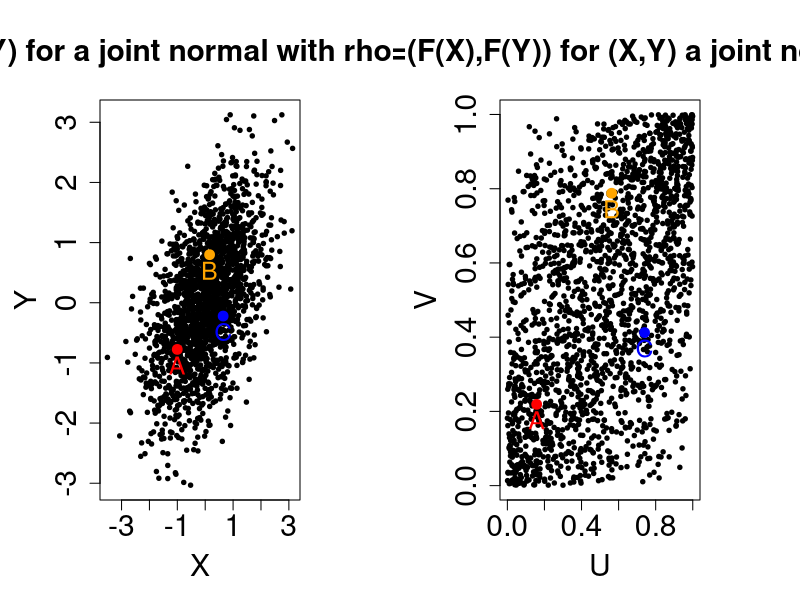
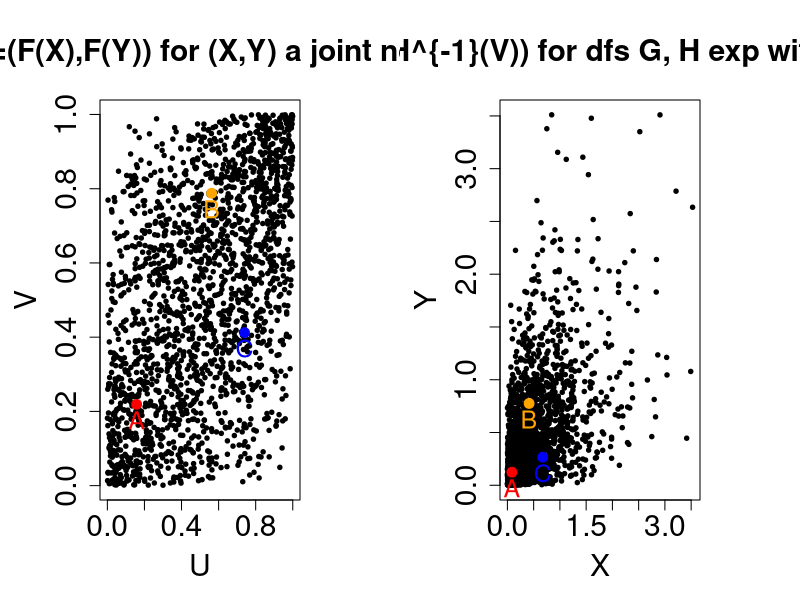

These charts were generated, in order, by the following R code:
library(MASS)

set.seed(123)
P <- matrix(c(1, 0.5, 0.5, 1), nrow = 2)
n <- 2000
samples <- mvrnorm(n, mu = c(0, 0), Sigma = P)
highlight_indices <- c(100, 500, 900)  # Arbitrary chosen indices
highlight_points <- samples[highlight_indices, ]

# Compute the Gauss copula transform
Phi <- pnorm  # Standard normal CDF
copula_samples <- apply(samples, 2, Phi)


png("Example_Sklar_1.png", width = 1200, height = 600)
par(mfrow = c(1, 2))  # Set up two side-by-side plots
par(mar = c(5,5,5,5))  # Set margins: bottom, left, top, right


highlight_colors <- c("red", "orange", "blue")
cex.axis.size <- 1.8  # Size for axis labels
cex.lab.size <- 1.8   # Size for x and y axis main labels
cex.main.size <- 1.8  # Size for the main title
thickness <- 1.8

plot(samples, main = "(X,Y) for a joint normal with rho=0.5",
     col = "black", pch = 19, cex = 0.6, cex.axis = cex.axis.size, cex.lab=cex.lab.size, cex.main=cex.main.size,
     xlab = "X", ylab = "Y") 
points(highlight_points, col = c("red", "orange", "blue"),bg = highlight_colors, pch = 21, cex = 1.3, lwd=1)
text(highlight_points, labels = c("A", "B", "C"),font = 1, pos = 1, col = c("red", "orange", "blue"), cex = 1.5)

# Plot transformed copula scatter plot
plot(copula_samples, main = "(U,V)=(F(X),F(Y)) for (X,Y) a joint normal", 
     col = "black", pch = 19, cex = 0.6, cex.axis = cex.axis.size, cex.lab=cex.lab.size, cex.main=cex.main.size,
     xlab = "U", ylab = "V") 
points(copula_samples[highlight_indices, ], col = c("red", "orange", "blue"), bg = highlight_colors, pch = 21, cex = 1.3, lwd=1)
text(copula_samples[highlight_indices, ], labels = c("A", "B", "C"),font = 1, pos = 1, col = c("red", "orange", "blue"), cex = 1.5)

dev.off()


#-------------------------------------------------------------
# Part 2 
#-------------------------------------------------------------

# Define the inverse CDF (quantile function) of Exp(2)
exp_quantile <- function(u) { -log(1 - u) / 2 }

# Apply Exponential(2) transformation
exp_transformed_samples <- apply(copula_samples, 2, exp_quantile)
highlight_transformed <- apply(copula_samples[highlight_indices, ], 2, exp_quantile)


png("Example_Sklar_2.png", width = 1200, height = 600)
# Set up two side-by-side plots
par(mfrow = c(1, 2), mar = c(5,5,5,5))  # Set margins: bottom, left, top, right)

# Colors for highlighted points
highlight_colors <- c("red", "orange", "blue")

# Left: Gauss copula scatter plot
plot(copula_samples, main = "(U,V)=(F(X),F(Y)) for (X,Y) a joint normal",
     col = "black", pch = 19, cex = 0.6, cex.axis = cex.axis.size, cex.lab=cex.lab.size, cex.main=cex.main.size,  xlab = "U", ylab = "V")
points(copula_samples[highlight_indices, ], col = highlight_colors, bg = highlight_colors, pch = 21, cex = 1.3, lwd = 1)
text(copula_samples[highlight_indices, ], labels = c("A", "B", "C"), pos = 1, col = highlight_colors, font = 1, cex = 1.5)

# Right: Transformed Exponential(2) scatter plot
plot(exp_transformed_samples, main = "(G^{-1}(U),H^{-1}(V)) for dfs G, H exp with mean 0.5", xlab = "X", ylab = "Y",
     col = "black", pch = 19, cex = 0.6, cex.axis = cex.axis.size, cex.lab=cex.lab.size, cex.main=cex.main.size,)
points(highlight_transformed, col = highlight_colors, bg = highlight_colors, pch = 21, cex = 1.3, lwd = 1)
text(highlight_transformed, labels = c("A", "B", "C"), pos = 1, col = highlight_colors, font = 1, cex = 1.5)

dev.off()

